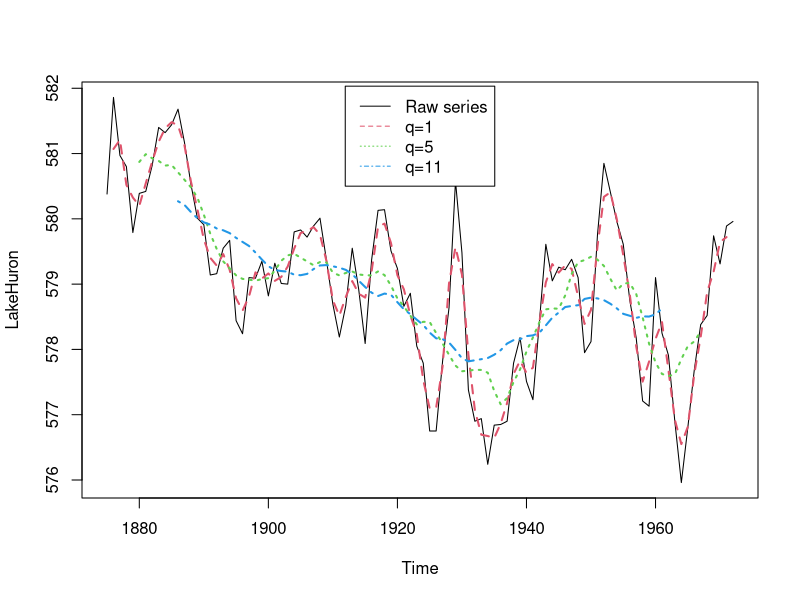

This figure's R source:
#
#  source('time-series-filtering-1.R')
#

#  Lake Huron Levels Time Series Data

  ts.plot(LakeHuron, col=1)

# 3-filter
  lines(filter(LakeHuron, filter=rep(1/3,3)), col=2, lwd=2, lty=2)

# 11-filter
  lines(filter(LakeHuron, filter=rep(1/11,11)), col=3, lwd=2, lty=3 )

# 23-filter    
  lines(filter(LakeHuron, filter=rep(1/23,23)), col=4, lwd=2, lty=4 )
  
  legend('top', inset=0.01, c('Raw series', 'q=1', 'q=5', 'q=11'), col=1:4, lty=1:4)
 